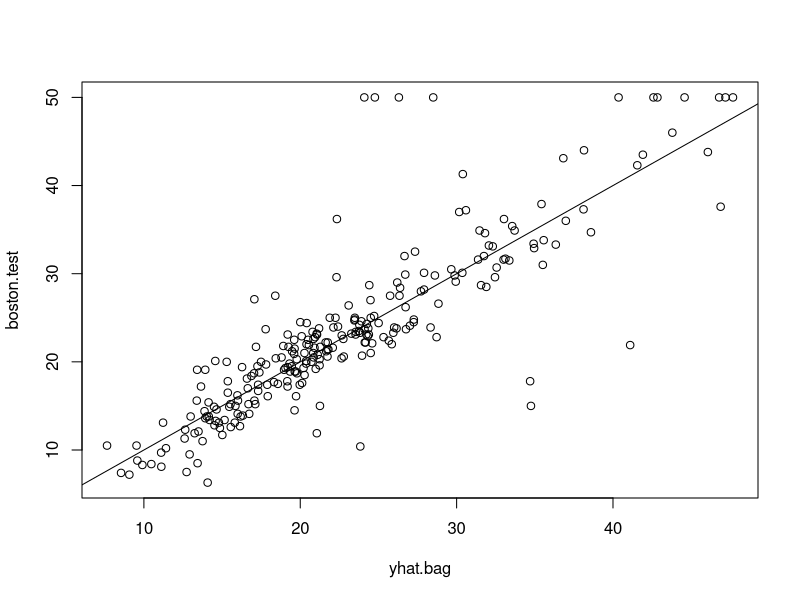
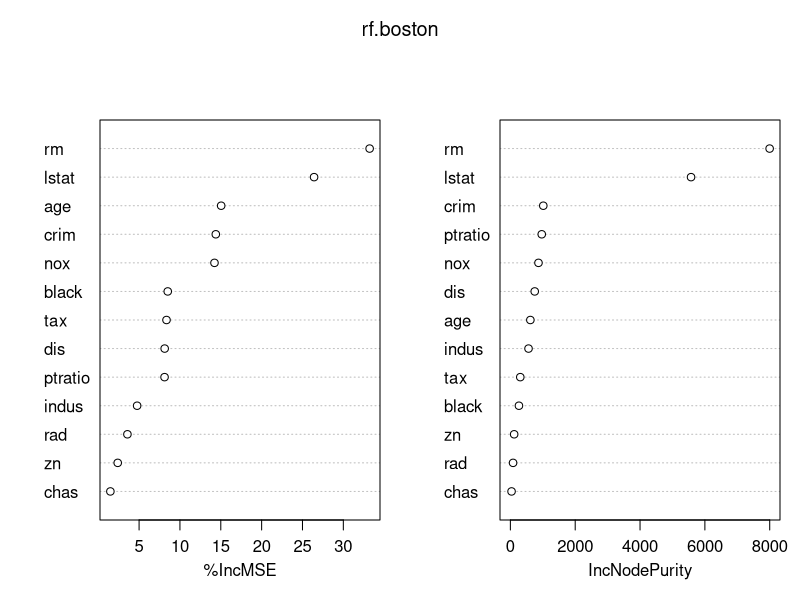

R code for these plots, in order:
# Apply bagging and random forests on boston data
library(randomForest)
library(MASS)

# Create sets of data and train initial model
set.seed(1)
pdf('bagging_randomForests.pdf')
train=sample(1:nrow(Boston), nrow(Boston)/2)
boston.test=Boston[-train,"medv"]
# with mtry try all m 13 predictors for bagging regression
bag.boston=randomForest(medv~.,data=Boston,subset=train,
                        mtry=13,importance=TRUE)
bag.boston
# 
# Call:
#  randomForest(formula = medv ~ ., data = Boston, mtry = 13, importance = TRUE,      subset = train) 
#                Type of random forest: regression
#                      Number of trees: 500
# No. of variables tried at each split: 13
# 
#           Mean of squared residuals: 10.80817
#                     % Var explained: 86.91

# Predict, plot, metrics model
yhat.bag = predict(bag.boston, newdata=Boston[-train,])
plot(yhat.bag, boston.test)
abline(0,1)
# Mean squared error
mean((yhat.bag-boston.test)^2)
# [1] 13.444

# Growing with ntree increased to 25
bag.boston=randomForest(medv~.,data=Boston,subset=train,
                        mtry=13,ntree=25)
yhat.bag = predict(bag.boston, newdata=Boston[-train,])
mean((yhat.bag-boston.test)^2)
# [1] 14.73186

# Use random forest with mtry = 6
rf.boston=randomForest(medv~.,data=Boston,subset=train,
                       mtry=6, importance=TRUE)
yhat.rf = predict(rf.boston,newdata=Boston[-train,])
mean((yhat.rf-boston.test)^2)
# [1] 11.68512

# view importance of each variable
importance(rf.boston)
#           %IncMSE IncNodePurity
# crim    13.479372    1119.35537
# zn       4.418420      44.50284
# indus   11.948527    1052.43706
# chas     3.372582      54.10144
# nox     10.758730    1070.39096
# rm      31.779074    6073.56242
# age     10.753837     514.91530
# dis     14.675687    1295.05326
# rad      3.258615      92.97208
# tax      8.192236     395.62947
# ptratio 10.658047     850.29370
# black    6.698559     342.37440
# lstat   30.465723    7603.38870

# Plots for node impurty or RSS
varImpPlot(rf.boston)
dev.off()
